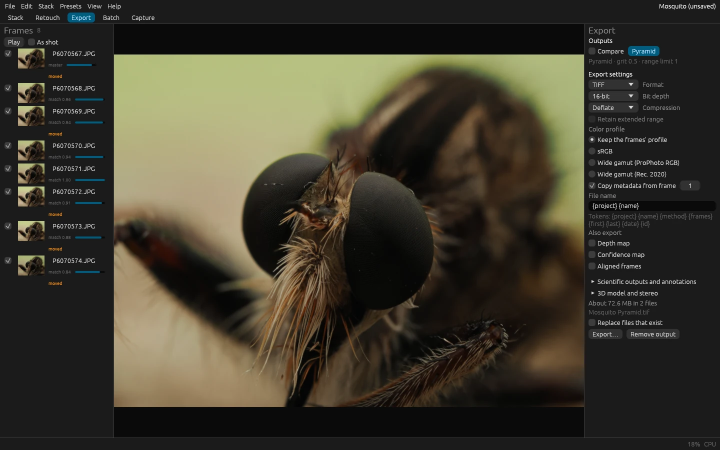
#> input picture book/src/images/export.webp, 1440 x 900 px (shown at 1/2 size)
$ python compare_outputs.py ../book/src/images
#> lines starting #> are read from the running program, lines starting #| are printed output that depends on the picture; after the words box and inside, x2 and y2 are one past the last pixel; in counts of white or black regions, pixels touching at a corner belong together
"""Compare stacked outputs of one scene, from FloraStack or any other stacker, with numbers and matched crops.

Registers every output onto the grid of the smallest one, so that an output saved at another size or crop is compared
fairly, then measures detail by frequency band, with and without matching tones (a contrast boost raises every band
without adding detail), noise on the flattest background, tone and clipping, brightness beside the subject (halos) and
colour differences. With --frames it also aligns the source frames and scores each output against the sharpest frame
of every tile, which says what detail is real. It finishes by cropping the tiles where the baseline output falls
furthest behind the others and furthest ahead of them, and any --crop regions, beside the sharpest frame.

    python scripts/compare_outputs.py corpus/local/comparison --frames corpus/local/cricket-jpg
    python scripts/compare_outputs.py FloraStack=a.jpg Helicon=b.jpg --name ladybug --note "pyramid, grit 0" --crop eye:1600,1838

Inputs are image files, Label=file pairs, or folders of images. Needs NumPy, SciPy and Pillow, and reads what Pillow
reads as 8-bit RGB, so give it JPEG or PNG outputs and JPEG frames, not camera RAW files. A 20-megapixel stack of 15
frames takes about 5 minutes and 3 GB of memory; the frames' temporary files, about 25 MB each, are deleted at the end.

Every run keeps a report of its own, report.md, metrics.json and crops-*.png in <reports>/<name>/<date-time>/, and adds
its figures to <reports>/history.md (made from history.jsonl), so that comparisons add up over time; a report also says
what moved since the stack's last run. --note says what the run is about, such as the settings: outputs don't always
record them. Reports default to corpus/comparisons/, which git ignores and cargo clean leaves alone. Keep them out of
the repository: AGENTS.md allows comparing with proprietary stackers, but their output must not be committed. Don't put
them or the outputs in corpus/local/, where a folder without a stack.toml fails cargo xtask corpus.

Reading the results:
- Outputs are read as stored, ignoring their EXIF orientation (--output-exif applies it), and frames with it applied,
  because stackers rarely agree on that tag. An error about too few matching tiles usually means the two disagree.
- Outputs bigger than the grid are filtered as they are scaled down and the smallest is not, which raises its noise
  and finest-band figures a little beside the others. Compare outputs of the same size directly.
- The "subject" is what has colour against a neutral background (--subject-chroma sets the threshold). On a colourful
  background, read the whole-image figures instead.
- Most differences between good stacks are a few percent, and one stack is one stack: confirm a small lead by eye.
"""

import argparse
from datetime import datetime
import json
from pathlib import Path
import re
import shutil
import subprocess
import sys

import numpy as np
from PIL import Image, ImageDraw, ImageOps
from scipy import ndimage as ni

Image.MAX_IMAGE_PIXELS = None

REPOSITORY = Path(__file__).resolve().parents[1]
EXTENSIONS = {".jpg", ".jpeg", ".png", ".tif", ".tiff", ".webp", ".bmp"}
LUMA = np.array([0.2126, 0.7152, 0.0722], np.float32)
BANDS = ((0.6, 1.2), (1.2, 2.4), (2.4, 4.8), (4.8, 9.6))
HALO_BINS = ((1, 3), (3, 6), (6, 10), (10, 16), (16, 24), (24, 36), (36, 60), (60, 100))
TILE = 96
FRAME_TILE = 64
UNCOVERED = 0.5
# How far from anything an output doesn't cover the measures stay: the coarsest band's filter reads this far.
MEASURE_MARGIN = 32
# A frame far from most of the scene's focus matches in few tiles, and a loose fit would score outputs against the wrong pixels.
MAX_FRAME_RESIDUAL = 2.0


def read(path, apply_exif):
    """Reads an image as float RGB in 0..1."""
    with Image.open(path) as image:
        image = ImageOps.exif_transpose(image) if apply_exif else image
        return np.asarray(image.convert("RGB"), dtype=np.float32) / 255


def gray(rgb):
    return rgb @ LUMA


def band_pass(image, sigma=1.5):
    return ni.gaussian_filter(image, sigma) - ni.gaussian_filter(image, sigma * 6)


def detail(image):
    """The band the tile scores use: fine detail, above noise and below what resampling changes."""
    return ni.gaussian_filter(image, 0.8) - ni.gaussian_filter(image, 2.4)


def correlate(a, b):
    """The shift of b against a, and its normalized correlation.

    Plain cross-correlation of band-passed tiles: phase correlation locks onto the JPEG block grid of two images of
    different scale, which shows up as false residuals in stripes.
    """
    window = np.outer(np.hanning(a.shape[0]), np.hanning(a.shape[1])).astype(np.float32)
    a = (a - a.mean()) * window
    b = (b - b.mean()) * window
    surface = np.fft.fftshift(np.fft.irfft2(np.fft.rfft2(a).conj() * np.fft.rfft2(b), s=a.shape))
    surface /= np.sqrt((a * a).sum() * (b * b).sum()) + 1e-12
    y, x = np.unravel_index(np.argmax(surface), surface.shape)
    if not (0 < y < surface.shape[0] - 1 and 0 < x < surface.shape[1] - 1):
        return 0.0, 0.0, 0.0

    def vertex(before, peak, after):
        curve = before - 2 * peak + after
        return 0.0 if curve == 0 else 0.5 * (before - after) / curve

    dy = vertex(surface[y - 1, x], surface[y, x], surface[y + 1, x])
    dx = vertex(surface[y, x - 1], surface[y, x], surface[y, x + 1])
    return y + dy - a.shape[0] // 2, x + dx - a.shape[1] // 2, float(surface[y, x])


def tile_shifts(ref, moved, size, step, threshold, limit):
    """Tile centers and their shifts, for the tiles that match well enough."""
    points, shifts = [], []
    for y in range(0, ref.shape[0] - size + 1, step):
        for x in range(0, ref.shape[1] - size + 1, step):
            a = ref[y : y + size, x : x + size]
            if a.std() < 0.002:
                continue
            dy, dx, peak = correlate(a, moved[y : y + size, x : x + size])
            if peak > threshold and abs(dx) < limit and abs(dy) < limit:
                points.append((x + size / 2, y + size / 2))
                shifts.append((dx, dy))
    return np.array(points, float).reshape(-1, 2), np.array(shifts, float).reshape(-1, 2)


# [16 lines left out: functions robust_fit, polynomial, not called in this run]


def affine_sample(image, matrix, shape):
    yy, xx = np.mgrid[0 : shape[0], 0 : shape[1]].astype(np.float32)
    x = matrix[0, 0] * xx + matrix[0, 1] * yy + matrix[0, 2]
    y = matrix[1, 0] * xx + matrix[1, 1] * yy + matrix[1, 2]
    return ni.map_coordinates(image, [y, x], order=1, mode="nearest")


# [6 lines left out: function sample, not called in this run]


def align(ref, image, threshold, passes):
    """Maps the reference grid into image: coarse affine at quarter size, then a smooth polynomial field.

    The field takes up what an affine can't, such as the warps a stacker applies to its frames. Returns None when too
    few tiles match, or x, y, the blur to scale down with, and the fit's statistics.
    """
    height, width = ref.shape
    size_ratio = image.shape[1] / width
    small_ref = ni.zoom(ref, 0.25, order=1)
    small = ni.zoom(image, 0.25 / size_ratio, order=1)
    target = band_pass(small_ref, 1.0)
    matrix = np.array([[1, 0, 0], [0, 1, 0], [0, 0, 1]], float)
    for _ in range(4):
        moved = band_pass(affine_sample(small, matrix, small_ref.shape), 1.0)
        points, shifts = tile_shifts(target, moved, 128, 64, 0.3, 40)
        if len(points) < 6:
            return None
        design = np.c_[points, np.ones(len(points))]
        solution, _ = robust_fit(design, points + shifts, 0.4)
        matrix = matrix @ np.vstack([solution.T, [0, 0, 1]])

    full = matrix[:2].copy()
    full[:, :2] *= size_ratio
    full[:, 2] *= size_ratio / 0.25
    scale = float(np.sqrt(abs(np.linalg.det(full[:, :2]))))
    blur = 0.6 * np.sqrt(max(scale * scale - 1, 0))

    yy, xx = np.mgrid[0:height, 0:width].astype(np.float32)
    x = full[0, 0] * xx + full[0, 1] * yy + full[0, 2]
    y = full[1, 0] * xx + full[1, 1] * yy + full[1, 2]
    target = band_pass(ref)
    gy, gx = np.mgrid[0:height:32, 0:width:32].astype(np.float32)
    tiles, residual = 0, np.zeros(1)
    for _ in range(passes):
        points, shifts = tile_shifts(target, band_pass(sample(image, x, y, blur)), 192, 96, threshold, 12)
        tiles = len(points)
        if tiles < 12:
            break
        # Out-of-focus frames match in few tiles: a high degree would swing wildly between them.
        degree = 5 if tiles >= 100 else 3 if tiles >= 40 else 1
        solution, residual = robust_fit(polynomial(*points.T, width, height, degree), shifts, 0.25)
        field = polynomial(gx.ravel(), gy.ravel(), width, height, degree) @ solution
        for axis, coordinate in enumerate((x, y)):
            grid = field[:, axis].reshape(gx.shape)
            coordinate += ni.zoom(grid, (height / gx.shape[0], width / gx.shape[1]), order=1)[:height, :width] * scale
    stats = {
        "scale": round(scale, 4),
        "tiles": tiles,
        "residualMedianPx": round(float(np.median(residual)), 3),
        "residualP95Px": round(float(np.percentile(residual, 95)), 3),
    }
    return x, y, blur, stats


# [42 lines left out: functions to_lab, tone_match, tile_mean, metadata, not called in this run]


def collect(inputs):
    """Label and path of every output."""
    items = []
    for item in inputs:
        label, separator, rest = item.partition("=")
        path = Path(rest if separator else item)
        if path.is_dir():
            items += [(None, p) for p in sorted(path.iterdir()) if p.suffix.lower() in EXTENSIONS]
        elif path.is_file():
            items.append((label if separator else None, path))
        else:
            sys.exit(f"error: no such file or folder: {path}")
    stems = [p.stem for label, p in items if label is None]
    prefix = 0
    if len(stems) > 1:
        common = stems[0]
        for stem in stems[1:]:
            while not stem.startswith(common):
                common = common[:-1]
        prefix = len(common)
    labels = [label or p.stem[prefix:] or p.stem for label, p in items]
    if len(items) < 2 or len(set(labels)) != len(labels):
        sys.exit(f"error: needs two or more outputs with different labels, got {labels}")
    return list(zip(labels, (p for _, p in items)))


# [85 lines left out: functions subject_masks, measure, spaced_tiles, not called in this run]


class Frames:
    """The source frames on the grid, as half-float files on disk: fifteen in memory would not fit on a small machine."""

    # [24 lines left out: function __init__, not called in this run]

    def load(self, index):
        return np.load(self.paths[index]).astype(np.float32)

    # [82 lines left out: functions sharpest, score_frames, crop_sheet, not called in this run]


def table(header, rows):
    lines = ["| " + " | ".join(header) + " |", "|" + "---|" * len(header)]
    return lines + ["| " + " | ".join(str(c) for c in row) + " |" for row in rows]


# [131 lines left out: functions report, summary, read_history, changes, write_history, script_commit and 1 more, not called in this run]


def main():
    parser = argparse.ArgumentParser(description=__doc__.split("\n")[0])
    parser.add_argument("inputs", nargs="+", help="output images, Label=image pairs or folders of them")
    parser.add_argument("--frames", help="folder of the source frames, to score the outputs against what was shot")
    parser.add_argument("--name", help="the stack, which groups its runs (default: the frames' folder, or the outputs')")
    parser.add_argument("--note", default="", help="what this run is about, such as the settings the outputs were made with")
    parser.add_argument("--reports", type=Path, default=REPOSITORY / "corpus" / "comparisons", help="where reports and the history go")
    parser.add_argument("--baseline", help="the output to look for weaknesses in (default: FloraStack's, or the first)")
    parser.add_argument("--crop", type=parse_crop, action="append", default=[], metavar="[LABEL:]X,Y", help="also crop here, in grid pixels")
    parser.add_argument("--output-exif", action="store_true", help="apply the outputs' EXIF orientation")
    parser.add_argument("--subject-chroma", type=float, default=9, help="Lab chroma above which a pixel is subject")
    args = parser.parse_args()

    items = collect(args.inputs)
    labels = [label for label, _ in items]
    baseline = args.baseline or next((k for k in labels if "flora" in k.lower()), labels[0])
    if baseline not in labels:
        sys.exit(f"error: no output is labelled {baseline}: {labels}")
    name = args.name or (Path(args.frames).resolve().name if args.frames else items[0][1].resolve().parent.name)
    now = datetime.now()
    out = args.reports / name / now.strftime("%Y-%m-%d-%H%M%S")
    out.mkdir(parents=True, exist_ok=True)
    print(f"comparing {labels}, baseline {baseline}, into {out}")

    raw = {label: read(path, args.output_exif) for label, path in items}
#> in read, image is the input picture: PIL image 1440x900 RGB; mean R, G, B 63, 59.2, 45.9
#> call 2 of read, with apply_exif = False
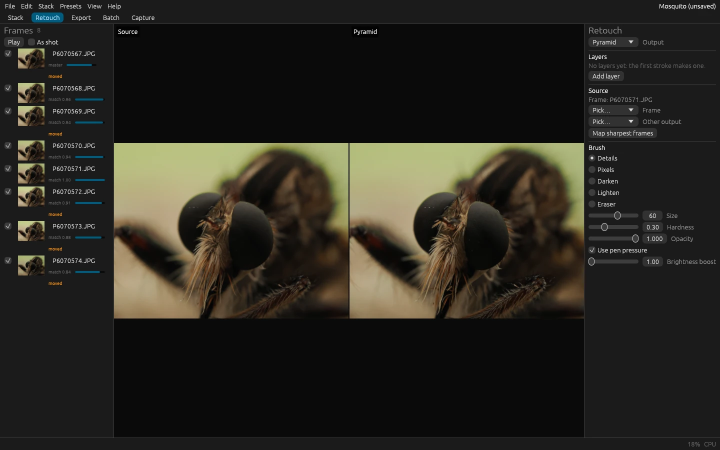
#> input picture book/src/images/retouch.webp, 1440 x 900 px (shown at 1/2 size)
#> in read, image is the input picture: PIL image 1440x900 RGB; mean R, G, B 41.2, 39.2, 32.3
#> raw = 2 items
    grid_label = min(raw, key=lambda k: raw[k].shape[0] * raw[k].shape[1])
#> grid_label = 'export'
    ref = gray(raw[grid_label])
#> in gray, `return rgb @ LUMA`:
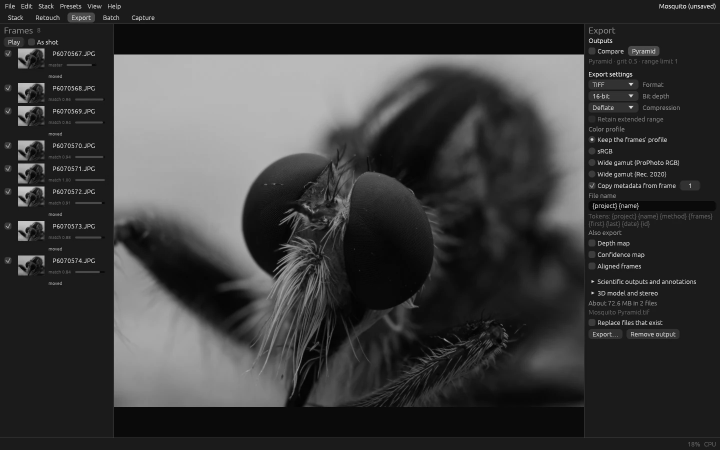
#> returned value: shape (900, 1440) float32 (shown at 1/2 size); min 0, max 1, mean 0.231
    height, width = ref.shape
#> height = 900; width = 1440
    images, registration, holes = {}, {}, {}
    valid = np.ones((height, width), bool)
    valid[:8], valid[-8:], valid[:, :8], valid[:, -8:] = False, False, False, False
    for label, image in raw.items():
        if label == grid_label:
            images[label] = image
            registration[label] = {"scale": 1.0, "tiles": 0, "residualMedianPx": 0.0, "residualP95Px": 0.0}
            continue
        aligned = align(ref, gray(image), 0.5, 3)
        if aligned is None:
            sys.exit(f"error: too few matching tiles between {label} and {grid_label}: same scene? same orientation? (--output-exif)")
        x, y, blur, stats = aligned
        images[label] = np.clip(sample(image, x, y, blur), 0, 1)
        inside = (x >= 8) & (y >= 8) & (x <= image.shape[1] - 9) & (y <= image.shape[0] - 9)
        holes[label] = ~inside
        valid &= inside
        registration[label] = stats
        print(f"  {label}: {stats}", flush=True)
#> this loop made 2 passes
#> label on pass 1: 'export'
#> (label, height in align, width in align, size_ratio in align, y, x) on pass 2: ('retouch', 900, 1440, 1, 67, 70)
#> pass 2, in align, `small_ref = ni.zoom(ref, 0.25, order=1)`:
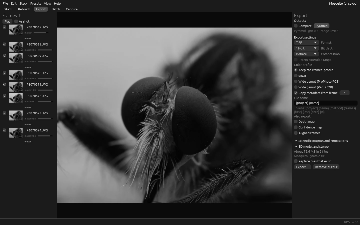
#> small_ref: shape (225, 360) float32; min 0.00916, max 0.949, mean 0.231
#> pass 2, in align, `small = ni.zoom(image, 0.25 / size_ratio, order=1)`:
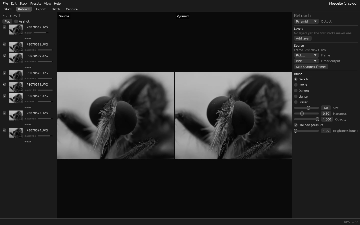
#> small: shape (225, 360) float32; min 0.00416, max 0.963, mean 0.152
#> pass 2, in align, `target = band_pass(small_ref, 1.0)`:
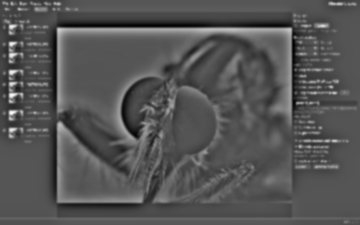
#> target: shape (225, 360) float32; min -0.241, max 0.482, mean -3.77e-10; drawn with min black and max white
#> pass 2, in affine_sample, `x = matrix[0, 0] * xx + matrix[0, 1] * yy + matrix[0, 2]`:
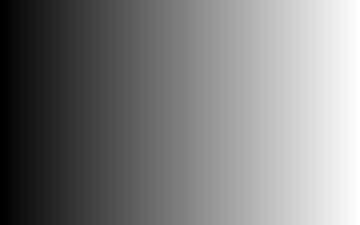
#> x: shape (225, 360) float32; min 0, max 359, mean 179.5; drawn with min black and max white
#> after the loop:
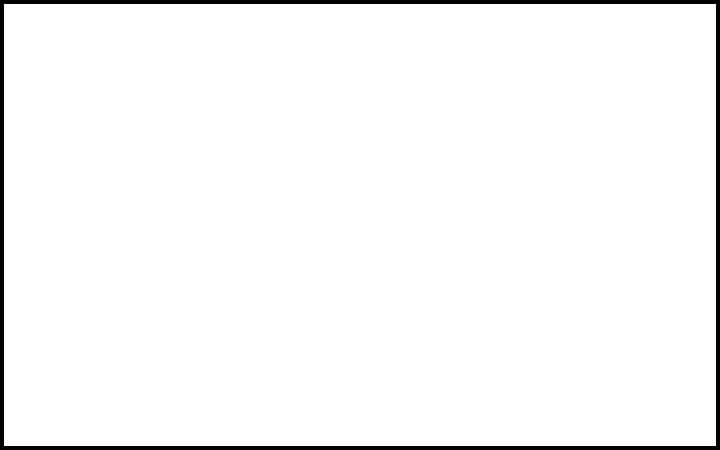
#> valid: shape (900, 1440) bool (shown at 1/2 size); 97.1% white; 1 black region, box (x1, y1, x2, y2) and area: (0, 0, 1440, 900) 37184
#> after the loop, holes = 0 items; images = 1 item; registration = 1 item
    del raw
    valid = ni.minimum_filter(valid.astype(np.uint8), size=2 * MEASURE_MARGIN + 1).astype(bool)
    images = {label: images[label] for label in labels}
    grays = {k: gray(v) for k, v in images.items()}

    metrics, subject, behind, ahead = measure(images, grays, valid, baseline, args.subject_chroma)
    earlier = [run for run in read_history(args.reports / "history.jsonl") if run["name"] == name]
    data = {
        "name": name,
        "date": now.strftime("%Y-%m-%d %H:%M"),
        "note": args.note,
        "commit": script_commit(),
        "report": (out / "report.md").relative_to(args.reports).as_posix(),
        "previous": max(earlier, key=lambda run: run["date"]) if earlier else None,
        "grid": [width, height],
        "gridOutput": grid_label,
        "baseline": baseline,
        "files": {label: metadata(path) for label, path in items},
        "registration": registration,
        "metrics": metrics,
    }

    frames = None
    work = out / "frames.tmp"
    try:
        if args.frames:
            print("aligning the frames")
            frames = Frames(args.frames, ref, work)
            data["frameRegistration"] = frames.stats
            print("scoring against the frames")
            data["frames"] = score_frames(frames, grays, valid, subject)
        sheets = {
            "crops-behind.png": [("behind", x, y) for x, y in spaced_tiles(-behind, 6)],
            "crops-ahead.png": [("ahead", x, y) for x, y in spaced_tiles(ahead, 4)],
        }
        if args.crop:
            sheets["crops-chosen.png"] = args.crop
        for file, regions in sheets.items():
            crop_sheet(out / file, regions, images, holes, frames)
        data["crops"] = list(sheets)
    finally:
        shutil.rmtree(work, ignore_errors=True)

    (out / "metrics.json").write_text(json.dumps(data, indent=2), encoding="utf-8")
    report(out / "report.md", data, baseline)
    write_history(args.reports, summary(data))
    print(f"wrote {out / 'report.md'} and {args.reports / 'history.md'}")


if __name__ == "__main__":
#> (the run stopped early here; a loop or call above may not have finished)
